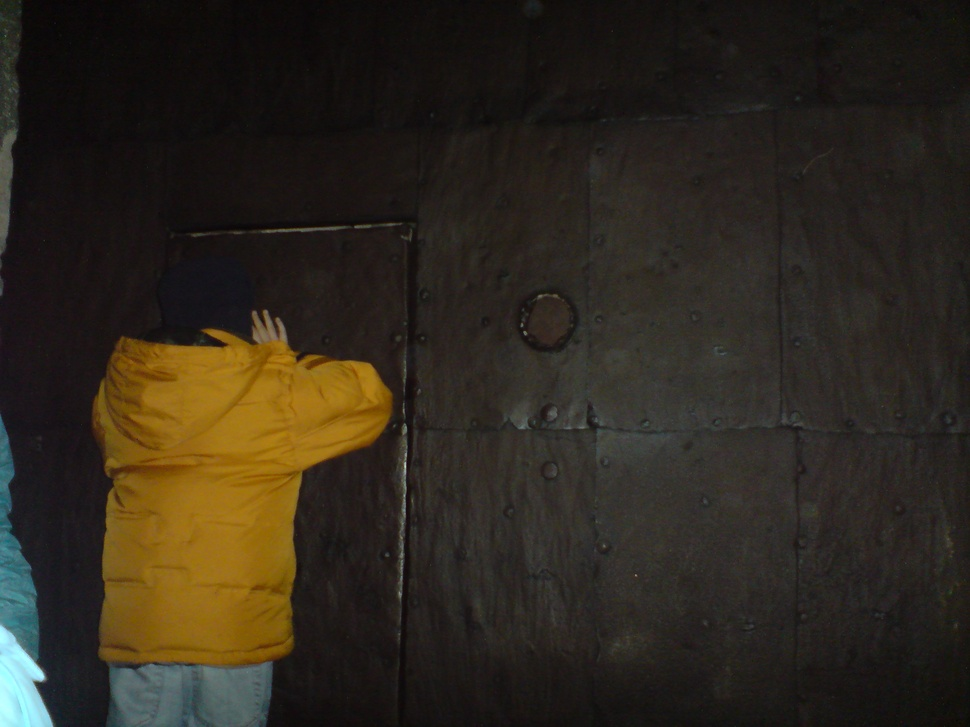
#> input picture src/beginner_tutorials/images/DSC00116.JPG, 970 x 727 px, shrunk from 2592 x 1944 before the run, found by its file name
$ python my_hello.py
#> lines starting #> are read from the running program, lines starting #| are printed output that depends on the picture
#!/usr/bin/env python

import cv2
import numpy as np


def say(name):
#> called with name = 'Ola'
    print("Hello my dearest " +name)
    img = cv2.imread('src/beginner_tutorials/images/DSC00116.JPG',0)
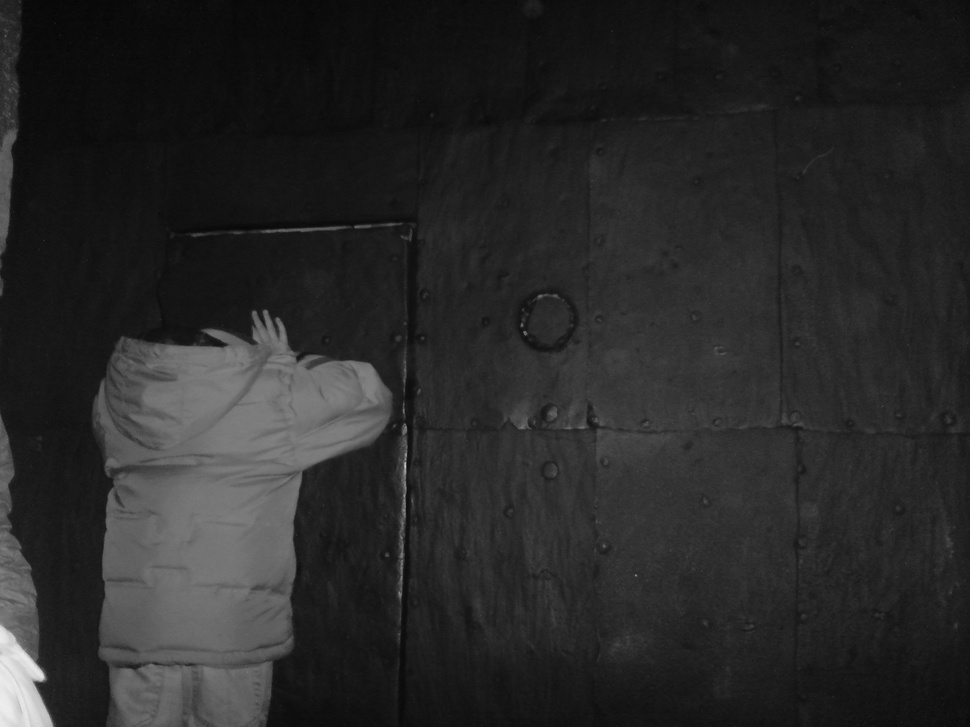
#> img: shape (727, 970); min 3, max 238, mean 40.6


    cv2.imshow('zdjatko', img)
    cv2.waitKey(0)
    cv2.destroyAllWindows()


if __name__ == '__main__':
    say('Ola')
